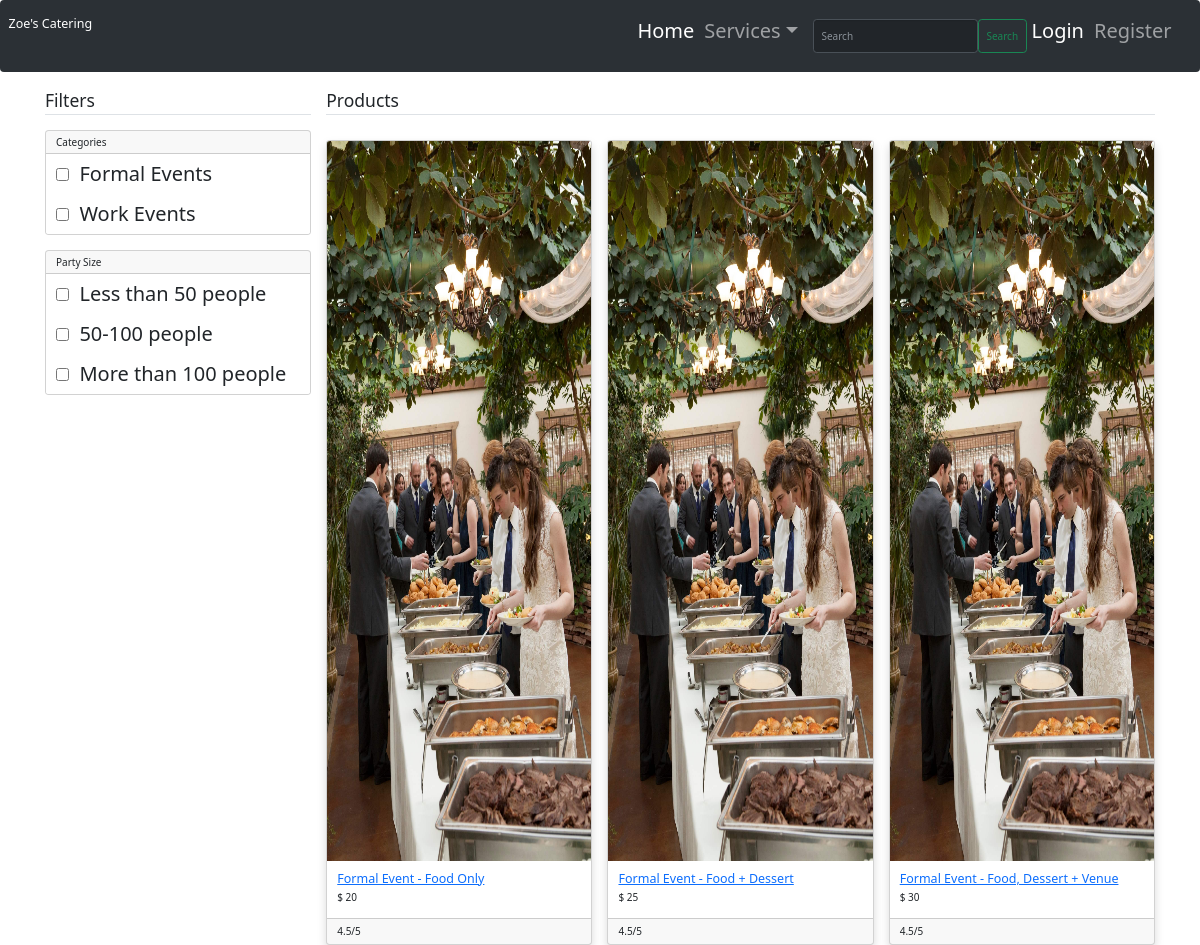
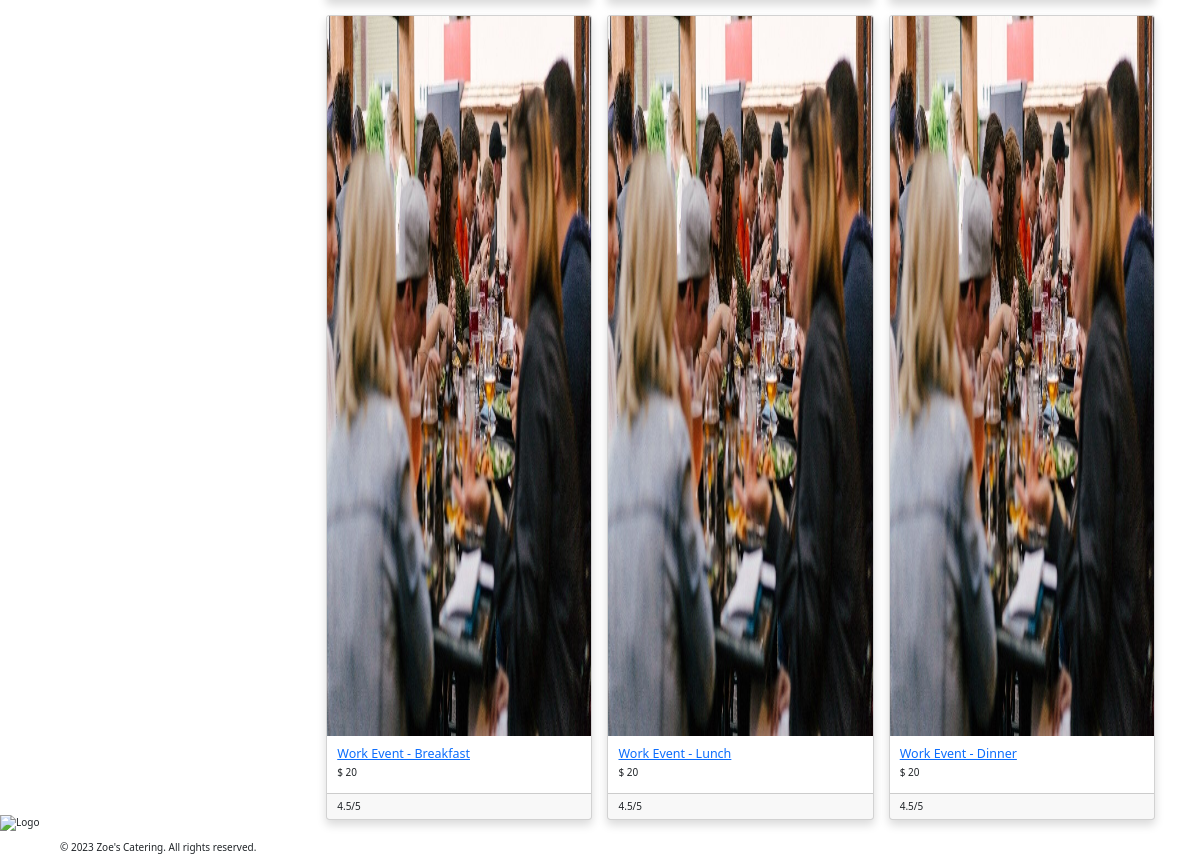
/website/all_products, run on the app's committed database (2 pictures, top to bottom).
### website/models.py (models this page shows, shortened)
class Category(models.Model):
    title=models.CharField(max_length=100)
    image=models.ImageField(upload_to="cat_imgs/")

class Size(models.Model):
    title=models.CharField(max_length=100)

class Product(models.Model):
    title=models.CharField(max_length=100)
    image=models.ImageField(upload_to="product_imgs/")
    slug=models.CharField(max_length=400)
    detail=models.TextField()
    category=models.ForeignKey(Category,on_delete=models.CASCADE)
    status=models.BooleanField(default=True)

class ProductAttribute(models.Model):
    product=models.ForeignKey(Product,on_delete=models.CASCADE)
    size=models.ForeignKey(Size,on_delete=models.CASCADE)
    price=models.PositiveIntegerField(default=0)

### website/views.py (the view)
# urls.py: path('all_products', views.all_products, name='all_products'),
def all_products(request):
    data = Product.objects.all().order_by('id')
    cats = Product.objects.distinct().values('category__title')
    sizes = ProductAttribute.objects.distinct().values('size__title')
    return render(request, 'website/all_products.html',
                  {
                      'data':data,
                      'cats':cats,
                      'sizes': sizes,
                  }
                  )

### website/templates/website/all_products.html (shortened to what this page needs)
{% extends 'website/layout.html' %}
{% block content %}
<br><br><br><br>
<main class="container my-4">
	<div class="row">
		<div class="col-md-3">
			{% include 'website/filters.html' %}
		</div>
		<div class="col-md-9">
			<h3 class="mb-4 border-bottom pb-1">
				Products
			</h3>
			<div class="row" id="filteredProducts">
				{% for product in data %}
				<div class="col-lg-4 col-md-6 mb-4 product-box">
					<div class="card shadow">
					  <a href="/website/product/{{product.slug}}/{{product.id}}"><img src="/media/product_img/{{product.image}}" class="card-img-top" alt="{{product.title}}"></a>
					  <div class="card-body">
					    <h5 class="card-text"><a href="/website/product/{{product.slug}}/{{product.id}}">{{product.title}}</a></h5>
					    <h6>$ <span class="product-price-{{product.id}}">{{product.productattribute_set.first.price}}</span></h6>
					  </div>
					  	<div class="card-footer">
							  	<span class="float-right">
							  		4.5/5
							  	</span>
					  	</div>
					</div>
				</div>
				{% endfor %}
			</div>
		</div>
	</div>
</main>
{% endblock %}

### website/templates/website/layout.html (shortened to what this page needs)
{% load static %}
<!doctype html>
<html lang="ar">
  <head>
    <link rel="stylesheet" type="text/css" href="{% static 'website/styles.css' %}">
    <link rel="stylesheet" href="https://maxcdn.bootstrapcdn.com/bootstrap/3.4.1/css/bootstrap.min.css">
    <link rel="stylesheet" href="https://cdn.jsdelivr.net/npm/bootstrap@5.3.0-alpha3/dist/css/bootstrap.rtl.min.css">
  </head>
  <body>
    {% include 'website/navbar.html' %}
  <br/>
      <div class="container">
         {% block content %}
         {% endblock %}
      </div>
  <footer>
    <img src="https://encrypted-tbn0.gstatic.com/images?q=tbn:ANd9GcS9JhFwRbePRkhBOiWQx6BlWJXxVJsAuKr8nA&usqp=CAU" alt="Logo">
    <br>
    <p>&copy; 2023 Zoe's Catering. All rights reserved.</p>
  </footer>
  </body>
</html>

### website/templates/website/navbar.html (shortened to what this page needs)
<nav class="navbar navbar-expand-lg bg-body-tertiary fixed-top" data-bs-theme="dark">
  <div class="container-fluid">
    <a class="navbar-brand" href="{% url 'index' %}">Zoe's Catering</a>
    <div class="collapse navbar-collapse" id="navbarSupportedContent">
      <ul class="navbar-nav me-auto mb-2 mb-lg-0">
        <li class="nav-item">
          <a class="nav-link active" aria-current="page" href="{% url 'index' %}" style="font-size:20px;">Home</a>
        </li>
        <li class="nav-item dropdown">
          <a class="nav-link dropdown-toggle" href="#" role="button" data-bs-toggle="dropdown" aria-expanded="false" style="font-size:20px;">
            Services
          </a>
      </ul>
      <form class="d-flex" role="search" action="/website/search">
        <input name="q" class="form-control me-2" type="search" placeholder="Search" aria-label="Search">
        <button class="btn btn-outline-success" type="submit">Search</button>
      </form>
      {% if user.is.authenticated %}
        <ul class="navbar-nav mb-2 mb-lg-0">
          <li class="nav-item">
            <a class="nav-link active" aria-current="page" href="{% url 'logout' %}" style="font-size:20px;">Logout</a>
          </li>
        </ul>
      {% else %}
        <ul class="navbar-nav mb-2 mb-lg-0">
          <li class="nav-item">
            <a class="nav-link active" aria-current="page" href="{% url 'login' %}" style="font-size:20px;">Login</a>
          </li>
          <li class="nav-item">
            <a class="nav-link" href="{% url 'register' %}" style="font-size:20px;">Register</a>
          </li>
        </ul>
      {% endif %}
    </div>
  </div>
</nav>

### website/templates/website/filters.html (shortened to what this page needs)
{% load static %}
			<h3 class="mb-4 border-bottom pb-1">Filters</h3>
			<div class="card mb-4">
				<h6 class="card-header">Categories</h6>
				<div class="list-group list-group-flush">
					{% for cat in cats %}
					<li class="list-group-item">
						<input class="filter-checkbox" data-filter="category" value="{{cat.category__id}}" type="checkbox" />&nbsp;
						{{cat.category__title}}
					</li>
					{% endfor %}
				</div>
			</div>
			<div class="card mb-4">
				<h6 class="card-header">Party Size</h6>
				<div class="list-group list-group-flush">
					{% for size in sizes %}
					<li class="list-group-item">
						<input class="filter-checkbox" data-filter="size" value="{{size.size__id}}" type="checkbox" />&nbsp;
						{{size.size__title}}
					</li>
					{% endfor %}
				</div>
			</div>

### website/static/website/styles.css (style rules this page uses)
body { font-family: Arial, sans-serif; color: #333; margin: 0; padding: 0; }
ul { list-style: none; padding: 0; margin: 0; }
li { margin-bottom: 10px; font-size: 20px; }
img { display: flex; height: 90vh; width: 40em; margin: 0 auto; max-width: 100%; border: 1em; justify-content:center; align-items:center; }
footer img { height: 5em; width: 5em; position:fixed; bottom:0; }
footer p { position:fixed; bottom:0; padding-left:6em; }

### data on the page
Category: category__title "Formal Events"
Category: category__title "Work Events"
Size: size__title "Less than 50 people"
Size: size__title "50-100 people"
Size: size__title "More than 100 people"
Product: image (picture), title "Formal Event - Food Only", productattribute_set.first.price "20"
Product: image (picture), title "Formal Event - Food + Dessert", productattribute_set.first.price "25"
Product: image (picture), title "Formal Event - Food, Dessert + Venue", productattribute_set.first.price "30"
Product: image (picture), title "Work Event - Breakfast", productattribute_set.first.price "20"
Product: image (picture), title "Work Event - Lunch", productattribute_set.first.price "20"
Product: image (picture), title "Work Event - Dinner", productattribute_set.first.price "20"
